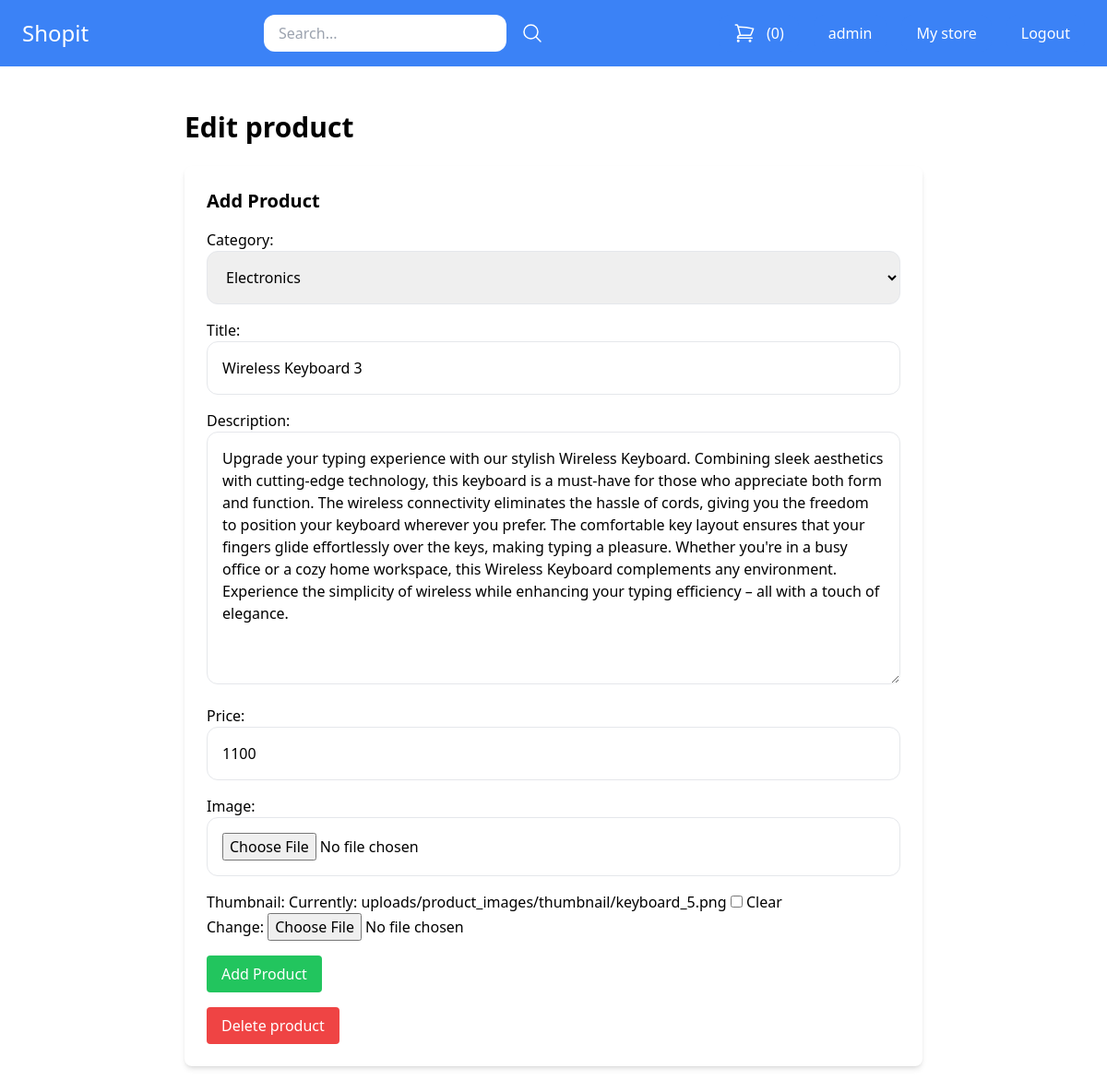
The page /mystore/edit-product/87/ (signed in) on the database its author committed.
### core/models.py (models this page shows, shortened)
class Product(models.Model):
	DRAFT = 'draft'
	WAITING_APPROVAL = 'waitingapproval'
	ACTIVE = 'active'
	DELETED = 'deleted'
	STATUS_CHOICES = {
		(DRAFT, 'Draft'),
		(WAITING_APPROVAL, 'Waiting approval'),
		(ACTIVE, 'Active'),
		(DELETED, 'Deleted'),
	}
	user = models.ForeignKey(User, related_name='products', on_delete=models.CASCADE)
	category = models.ForeignKey(Category, related_name='products', on_delete=models.CASCADE)
	title = models.CharField(max_length=50)
	slug = models.SlugField(max_length=50)
	description = models.TextField(blank=True)
	tags = models.TextField(default='')
	price = models.PositiveIntegerField()
	image = models.ImageField(upload_to='uploads/product_images', blank=True, null=True)
	thumbnail = models.ImageField(upload_to='uploads/product_images/thumbnail', blank=True, null=True)
	created_at = models.DateTimeField(auto_now_add=True)
	updated_at = models.DateTimeField(auto_now=True)
	status = models.CharField(max_length=50, choices=STATUS_CHOICES, default=ACTIVE)
	average_rating = models.DecimalField(max_digits=3, decimal_places=1, default=0)
	view_count = models.PositiveIntegerField(default=0)
	class Meta:
		ordering = ('-created_at',)

class Category(models.Model):
	title = models.CharField(max_length=50)
	slug = models.SlugField(max_length=50)
	class Meta:
		verbose_name_plural = 'Categories'
	def __str__(self):
		return self.title

### core/views.py (the view)
# urls.py: path('mystore/edit-product/<int:pk>/', views.edit_product, name='edit_product'),
@login_required
def edit_product(request, pk):
    product = Product.objects.filter(user=request.user).get(pk=pk)
    if request.method == 'POST':
        form = ProductForm(request.POST, request.FILES, instance=product)
        if form.is_valid():
            form.save()
            messages.success(request, 'Changes saved successfully!')
            return redirect('mystore')
    else:
        form = ProductForm(instance=product)
    return render(request, 'add_product.html', {
        'title' : 'Edit product',
        'product' : product,
        'form' : form
        })

### core/forms.py
class ProductForm(forms.ModelForm):
    class Meta:
        model = Product
        fields = ['category', 'title', 'description', 'price', 'image', 'thumbnail']
        widgets = {
		'category' : forms.Select(attrs={
			'class' : 'w-full p-4 border border-gray-200 rounded-xl'
			}),
		'title' : forms.TextInput(attrs={
			'class' : 'w-full p-4 border border-gray-200 rounded-xl'
			}),
		'description' : forms.Textarea(attrs={
			'class' : 'w-full p-4 border border-gray-200 rounded-xl'
			}),
		'price' : forms.TextInput(attrs={
			'class' : 'w-full p-4 border border-gray-200 rounded-xl'
			}),
		'image' : forms.FileInput(attrs={
			'class' : 'w-full p-4 border border-gray-200 rounded-xl'
			}),
		}

### core/templates/add_product.html (shortened to what this page needs)
{% extends 'base.html' %}
{% block content %}
<div class="max-w-4xl mx-auto py-8 px-6">
    <h1 class="text-3xl font-semibold mb-6">{{ title }}</h1>
    <div class="bg-white rounded-lg shadow-md p-6">
        <h2 class="text-xl font-semibold mb-4">Add Product</h2>
        <form method="post" enctype="multipart/form-data" class="space-y-4">
            {{ form.as_p }}
            <button type="submit" class="bg-green-500 hover:bg-green-700 text-white py-2 px-4 rounded">
                Add Product
            </button>
        </form>
        {% if product %}
        <a href="{% url 'delete_product' product.id %}" class="mt-4 inline-block py-2 px-4 bg-red-500 text-white hover:bg-red-700 rounded">
            Delete product
        </a>
        {% endif %}
    </div>
</div>
{% endblock %}

### core/templates/base.html (shortened to what this page needs)
<!doctype html>
<html>
<head>
  <script src="https://cdn.tailwindcss.com"></script>
</head>
<body>
	<nav class="max-w mx-auto py-4 px-6 flex items-center justify-between bg-blue-500">
		<div class="logo">
			<a href="/" class="text-2xl text-white">Shopit</a>
		</div>
		<div class="search">
			<form method="get" action="/search/" class="flex items-center space-x-4">
				<input type="search" class="py-2 px-4 rounded-xl" name='query' placeholder="Search...">
				<button>
					<svg xmlns="http://www.w3.org/2000/svg" fill="none" viewBox="0 0 24 24" stroke-width="1.5" stroke="currentColor" class="w-6 h-6 text-white">
  				<path stroke-linecap="round" stroke-linejoin="round" d="M21 21l-5.197-5.197m0 0A7.5 7.5 0 105.196 5.196a7.5 7.5 0 0010.607 10.607z" />
					</svg>
				</button>
			</form>
		</div>
		<div class="menu flex items-center space-x-4">
			<a href="{% url 'cart_view' %}" class="flex space-x-3 py-2 px-4 bg-blue-500 hover:bg-blue-700 rounded-xl text-white"> <span>({{ cart|length }})</span></a>
			{% if request.user.is_authenticated %}
				<a href="{% url 'myaccount' %}" class="py-2 px-4 bg-blue-500 hover:bg-blue-700 rounded-xl text-white">{{request.user.username}}</a>
				<a href="{% url 'mystore' %}" class="py-2 px-4 bg-blue-500 hover:bg-blue-700 rounded-xl text-white">My store</a>
				<a href="{% url 'logout' %}" class="py-2 px-4 bg-blue-500 hover:bg-blue-700 rounded-xl text-white">Logout</a>
			{% else %}
				<a href="{% url 'login' %}" class="py-2 px-4 bg-blue-500 hover:bg-blue-700 rounded-xl text-white">Login</a>
			{% endif %}
		</div>
	</nav>
	<div class="max-w-4xl mx-auto py-4 px-6">
		{% block content %}
		{% endblock %}
	</div>
</body>
</html>

### rows shown on the page
Product: category "Electronics", description "Upgrade your typing experience with our stylish Wireless Keyboard. Combining sleek aesthetics with cutting-edge technology, this keyboard is a must-have for those who appreciate both form and function. The wireless connectivity eliminates the hassle of cords, giving you the freedom to position your keyboard wherever you prefer. The comfortable key layout ensures that your fingers glide effortlessly over the keys, making typing a pleasure. Whether you're in a busy office or a cozy home workspace, this Wireless Keyboard complements any environment. Experience the simplicity of wireless while enhancing your typing efficiency – all with a touch of elegance.", price "1100"
Category: title "Wireless Keyboard 3"

### other values the page prints
{{ cart|length }} "0"
{{ request.user.username }} "admin"
{{ title }} "Edit product"
